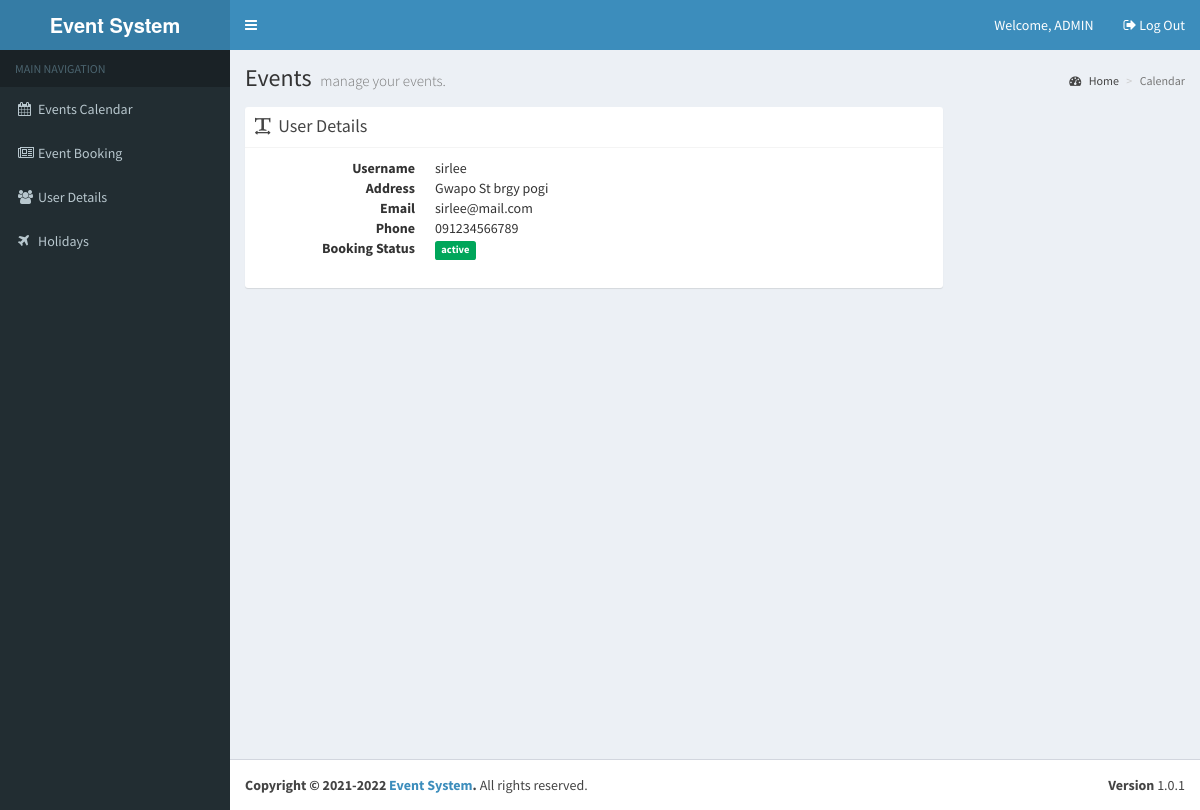
Page /event-management/views/?v=USER&ID=17 (signed in) on the committed database.
### tables this page shows
CREATE TABLE `tbl_users` (
  `id` int(10) NOT NULL,
  `name` varchar(100) NOT NULL,
  `pwd` varchar(200) NOT NULL,
  `address` varchar(250) NOT NULL,
  `phone` varchar(20) NOT NULL,
  `email` varchar(100) NOT NULL,
  `type` varchar(10) NOT NULL,
  `status` varchar(10) NOT NULL,
  `bdate` varchar(100) NOT NULL
);

### event-management/library/database.php (called while the page is built, shortened)
<?php
require_once 'config.php';
$dbConn = mysqli_connect ($dbHost, $dbUser, $dbPass,$dbName);
function dbQuery($sql)
{
	global $dbConn;
	$result = mysqli_query($dbConn,$sql);
	return $result;
}
function dbFetchAssoc($result)
{
	return mysqli_fetch_assoc($result);
}
?>

### event-management/views/index.php (called while the page is built, shortened)
<?php
require_once '../include/template.php';
?>

### event-management/views/user.php (the view)
<?php
$userId = (isset($_GET['ID']) && $_GET['ID'] != '') ? $_GET['ID'] : 0;
$usql	= "SELECT * FROM tbl_users u WHERE u.id = $userId";
$res 	= dbQuery($usql);
while($row = dbFetchAssoc($res)) {
	extract($row);
	$stat = '';
	if($status == "active") {$stat = 'success';}
	else if($status == "lock") {$stat = 'warning';}
	else if($status == "inactive") {$stat = 'warning';}
	else if($status == "delete") {$stat = 'danger';}
?>
<div class="col-md-9">
  <div class="box box-solid">
    <div class="box-header with-border"> <i class="fa fa-text-width"></i>
      <h3 class="box-title">User Details</h3>
    </div>
    <div class="box-body">
      <dl class="dl-horizontal">
        <dt>Username</dt>
        <dd><?php echo $name; ?></dd>
		<dt>Address</dt>
        <dd><?php echo $address; ?></dd>
		<dt>Email</dt>
        <dd><?php echo $email; ?></dd>
		<dt>Phone</dt>
        <dd><?php echo $phone; ?></dd>
		<dt>Booking Status</dt>
        <dd><span class="label label-<?php echo $stat; ?>"><?php echo $status; ?></span></dd>
      </dl>
    </div>
  </div>
</div>
<?php
}
?>

### rows in the picture
tbl_users: name "sirlee", address "Gwapo St brgy pogi", email "sirlee@mail.com", phone "091234566789", status "active"

### other values in the picture
$_SESSION['calendar_fd_user']['name'] "ADMIN"
